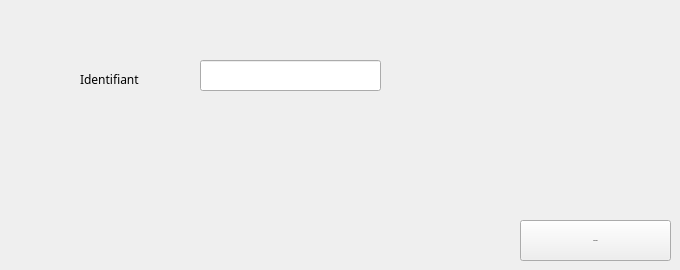
         <widget class="QWidget" name="tab_20">
          <attribute name="title">
           <string>supprimer un abonnemnet</string>
          </attribute>
          <widget class="QLabel" name="label_6">
           <property name="geometry">
            <rect>
             <x>80</x>
             <y>71</y>
             <width>111</width>
             <height>16</height>
            </rect>
           </property>
           <property name="font">
            <font>
             <family>MS Reference Sans Serif</family>
             <pointsize>9</pointsize>
            </font>
           </property>
           <property name="text">
            <string>Identifiant</string>
           </property>
          </widget>
          <widget class="QPushButton" name="supprimer">
           <property name="geometry">
            <rect>
             <x>520</x>
             <y>220</y>
             <width>151</width>
             <height>41</height>
            </rect>
           </property>
           <property name="font">
            <font>
             <family>MS Reference Sans Serif</family>
             <pointsize>-1</pointsize>
            </font>
           </property>
           <property name="text">
            <string>supprimer</string>
           </property>
          </widget>
          <widget class="QLineEdit" name="lineEdit_idsupp">
           <property name="geometry">
            <rect>
             <x>200</x>
             <y>60</y>
             <width>181</width>
             <height>31</height>
            </rect>
           </property>
          </widget>
         </widget>
